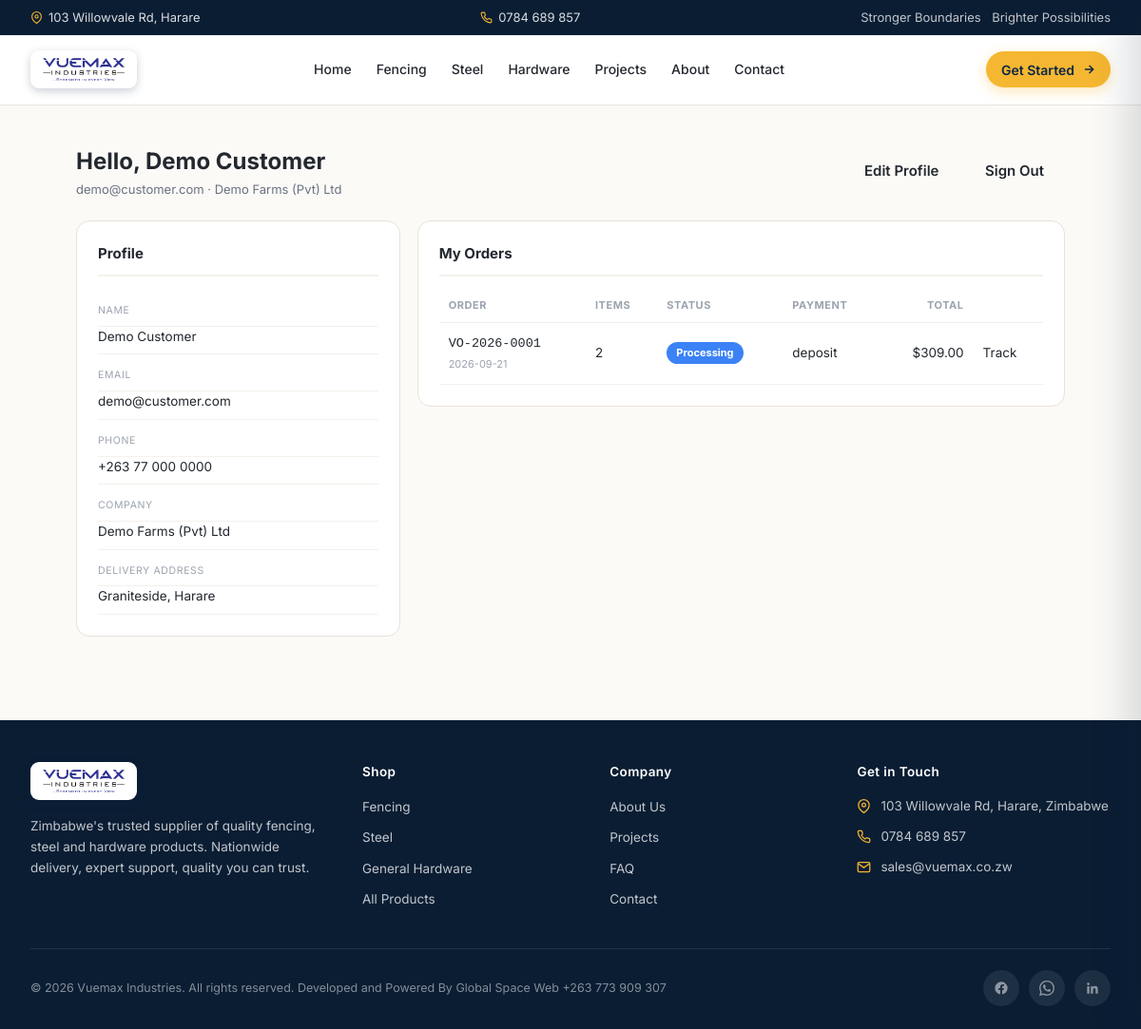
The app's page /account/index.php (signed in) with its own data.
### tables this page shows
CREATE TABLE `customers` (
  `id`            INT UNSIGNED NOT NULL AUTO_INCREMENT,
  `name`          VARCHAR(160) NOT NULL,
  `email`         VARCHAR(160) NOT NULL,
  `phone`         VARCHAR(60)  DEFAULT NULL,
  `company`       VARCHAR(160) DEFAULT NULL,
  `address`       VARCHAR(255) DEFAULT NULL,
  `password_hash` VARCHAR(255) NOT NULL,    
  `status`        VARCHAR(20)  NOT NULL DEFAULT 'active',   
  `last_login`    TIMESTAMP    NULL DEFAULT NULL,
  `created_at`    TIMESTAMP    NOT NULL DEFAULT CURRENT_TIMESTAMP,
  PRIMARY KEY (`id`),
  UNIQUE KEY `uk_customers_email` (`email`),
  KEY `idx_customers_status` (`status`)
);

CREATE TABLE `orders` (
  `id`              INT UNSIGNED NOT NULL AUTO_INCREMENT,
  `order_no`        VARCHAR(40)  NOT NULL,           
  `customer_id`     INT UNSIGNED NOT NULL,
  `quote_id`        INT UNSIGNED DEFAULT NULL,        
  `status`          VARCHAR(30)  NOT NULL DEFAULT 'pending',
   
   
  `payment_status`  VARCHAR(20)  NOT NULL DEFAULT 'unpaid',   
  `subtotal_usd`    DECIMAL(12,2) DEFAULT NULL,
  `delivery_usd`    DECIMAL(10,2) DEFAULT 0.00,
  `total_usd`       DECIMAL(12,2) DEFAULT NULL,
  `delivery_address` VARCHAR(255) DEFAULT NULL,
  `tracking_ref`    VARCHAR(80)   DEFAULT NULL,
  `driver_phone`    VARCHAR(60)   DEFAULT NULL,
  `eta`             DATE          DEFAULT NULL,
  `admin_notes`     TEXT          DEFAULT NULL,        
  `created_at`      TIMESTAMP    NOT NULL DEFAULT CURRENT_TIMESTAMP,
  `updated_at`      TIMESTAMP    NOT NULL DEFAULT CURRENT_TIMESTAMP ON UPDATE CURRENT_TIMESTAMP,
  PRIMARY KEY (`id`),
  UNIQUE KEY `uk_orders_no` (`order_no`),
  KEY `idx_orders_customer` (`customer_id`, `status`),
  KEY `idx_orders_status` (`status`, `created_at`),
  CONSTRAINT `fk_orders_customer` FOREIGN KEY (`customer_id`)
    REFERENCES `customers` (`id`) ON DELETE CASCADE ON UPDATE CASCADE,
  CONSTRAINT `fk_orders_quote` FOREIGN KEY (`quote_id`)
    REFERENCES `quotes` (`id`) ON DELETE SET NULL ON UPDATE CASCADE
);

### account/inc.php (called while the page is built, shortened)
<?php
require_once __DIR__ . '/../includes/config.php';
function is_customer() {
    return !empty($_SESSION['cust_id']);
}
function current_customer() {
    global $pdo;
    static $c = false;
    if ($c === false) {
        $c = null;
        if ($pdo && is_customer()) {
            try {
                $st = $pdo->prepare('SELECT * FROM customers WHERE id=? AND status="active"');
                $st->execute([$_SESSION['cust_id']]);
                $c = $st->fetch() ?: null;
            } catch (Throwable $e) { $c = null; }
        }
    }
    return $c;
}

### account/index.php (the view, shortened to what this page needs)
<?php
require_once __DIR__ . '/inc.php';
$cust = current_customer();
$orders = [];
if ($pdo) {
    try {
        $st = $pdo->prepare('SELECT o.*, (SELECT COUNT(*) FROM order_items i WHERE i.order_id=o.id) AS items_n
                             FROM orders o WHERE o.customer_id=? ORDER BY o.id DESC');
        $st->execute([$cust['id']]);
        $orders = $st->fetchAll();
    } catch (Throwable $e) {}
}
$statusBadge = ['pending'=>'#6B7280','confirmed'=>'#0EA5E9','processing'=>'#3B82F6','packed'=>'#F59E0B','shipped'=>'#3B82F6','out_for_delivery'=>'#0EA5E9','delivered'=>'#059669','cancelled'=>'#111827'];
require __DIR__ . '/../includes/header.php';
?>
<div class="acct">
    <div class="acct-head">
        <div>
            <h1>Hello, <?= e($cust['name']) ?></h1>
            <div class="who"><?= e($cust['email']) ?><?= $cust['company'] ? ' · ' . e($cust['company']) : '' ?></div>
        </div>
        <div>
            <a class="btn btn-outline" href="profile.php">Edit Profile</a>
            <a class="btn btn-outline" href="logout.php">Sign Out</a>
        </div>
    </div>
    <div class="acct-grid">
        <div class="acct-card acct-prof">
            <h2>Profile</h2>
            <div><div class="lbl">Name</div><?= e($cust['name']) ?></div>
            <div><div class="lbl">Email</div><?= e($cust['email']) ?></div>
            <div><div class="lbl">Phone</div><?= e($cust['phone'] ?: '—') ?></div>
            <div><div class="lbl">Company</div><?= e($cust['company'] ?: '—') ?></div>
            <div><div class="lbl">Delivery address</div><?= e($cust['address'] ?: '—') ?></div>
        </div>
        <div class="acct-card">
            <h2>My Orders</h2>
            <?php if (!$orders): ?>
                <p class="acct-empty">No orders yet — they'll appear here once Vuemax processes your purchase. <a href="../calculator.php">Get a quote</a>.</p>
            <?php else: ?>
            <table class="acct-table">
                <thead><tr><th>Order</th><th>Items</th><th>Status</th><th>Payment</th><th style="text-align:right">Total</th><th></th></tr></thead>
                <tbody>
                <?php foreach ($orders as $o): ?>
                <tr>
                    <td><code><?= e($o['order_no']) ?></code><br><span style="font-size:11px;color:#9CA3AF"><?= e(substr($o['created_at'],0,10)) ?></span></td>
                    <td><?= (int)$o['items_n'] ?></td>
                    <td><span class="badge" style="background:<?= $statusBadge[$o['status']] ?? '#6B7280' ?>"><?= e(str_replace('_',' ',$o['status'])) ?></span></td>
                    <td><?= e($o['payment_status']) ?></td>
                    <td style="text-align:right"><?= $o['total_usd'] !== null ? usd($o['total_usd']) : '—' ?></td>
                    <td><a href="order.php?id=<?= (int)$o['id'] ?>">Track</a></td>
                </tr>
                <?php endforeach; ?>
                </tbody>
            </table>
            <?php endif; ?>
        </div>
    </div>
</div>
<?php require __DIR__ . '/../includes/footer.php'; ?>

### assets/css/vuemax.css (style rules this page uses)
:root { --navy:#0E2745; --navy-deep:#0A1D33; --navy-soft:#16355C; --amber:#F5B731; --amber-hover:#E0A520; --amber-soft:#FEF6E4; --text:#23282F; --muted:#6B7280; --border:#EAE6DF; --bg:#FBFAF7; --white:#FFFFFF; --green-bg:#DCFCE7; --green-text:#15803D; --green-line:#BBF7D0; --max:1240px; --radius-input:10px; --radius-card:16px; --radius-pill:999px; --header-h:64px; --shadow-card:0 1px 2px rgba(14,39,69,.04), 0 4px 14px rgba(14,39,69,.05); --shadow-lift:0 6px 16px rgba(14,39,69,.07), 0 18px 40px rgba(14,39,69,.10); --shadow-soft:0 24px 60px rgba(10,29,51,.14); --ease:cubic-bezier(.4,0,.2,1); --dur:.22s; }
*,*::before,*::after { box-sizing:border-box; }
html { scroll-behavior:smooth; -webkit-text-size-adjust:100%; overflow-x:hidden; }
body { margin:0;padding:0; font-family:'Inter',system-ui,-apple-system,"Segoe UI",Roboto,sans-serif; font-size:16px;line-height:1.6;color:var(--text); background:var(--bg); -webkit-font-smoothing:antialiased; overflow-x:hidden; min-width:320px; }
a { color:inherit;text-decoration:none; }
h1,h2,h3,h4,h5,h6,p { margin:0;overflow-wrap:break-word;word-wrap:break-word; }
.btn { display:inline-flex;align-items:center;justify-content:center;gap:8px; min-height:44px; padding:12px 22px; border-radius:var(--radius-input); font-weight:600;font-size:15px;line-height:1.1; transition:transform var(--dur) var(--ease), background var(--dur) var(--ease), box-shadow var(--dur) var(--ease), border-color var(--dur) var(--ease), color var(--dur) var(--ease); white-space:nowrap; max-width:100%; }
@media (min-width:1024px) { :root { --header-h:74px; } }

### records on screen
customers: name "Demo Customer", email "demo@customer.com", company "Demo Farms (Pvt) Ltd", phone "+263 77 000 0000", address "Graniteside, Harare"
orders: order_no "VO-2026-0001", created_at "2026-09-21", items_n "2", status "Processing", payment_status "deposit", total_usd "$309.00"
